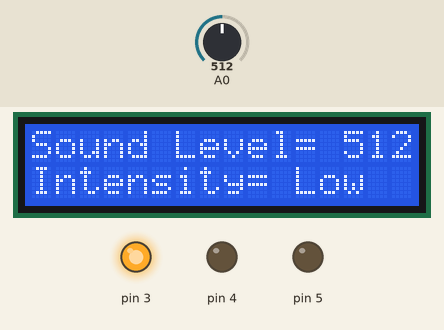
This sketch was run on a simulated Arduino Uno, built with avr-gcc and run on an emulated ATmega328P. Shown: 16×2 character LCD, output pins drawn as LEDs (lit = HIGH). The inputs (shaded band) are chosen by the test bench; at power-on: A0 = 512. What the sketch prints to the serial monitor is not drawn.

Above: at 1.2 s.
1.3 s: A0 set to 523
At 1.59 s:
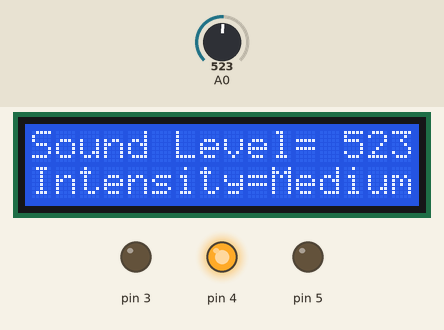
3.3 s: A0 set to 716
At 3.76 s:
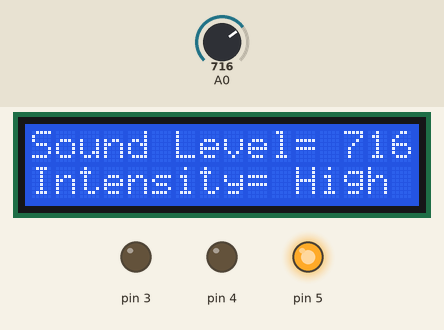
5.9 s: A0 set to 900
At 6.36 s:
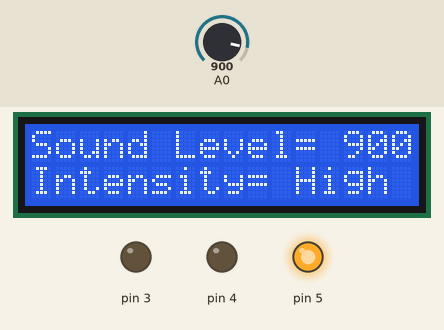
Timing chart, 0 to 8.9 s (numbered marks = the images above; inputs shaded):
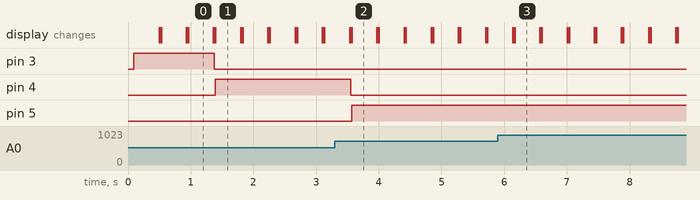

The sketch:

Sound_level_detector.ino
```cpp
#include <Wire.h>
#include <LiquidCrystal_I2C.h>

LiquidCrystal_I2C lcd(0x27, 16, 2);

class SoundSensor {
private:
  int pin;
  int ledLow;
  int ledMedium;
  int ledHigh;
  int soundMinThreshold;
  int soundMaxThreshold;

public:
  SoundSensor(int pin, int ledLow, int ledMedium, int ledHigh, int soundMinThreshold, int soundMaxThreshold)
    : pin(pin), ledLow(ledLow), ledMedium(ledMedium), ledHigh(ledHigh), soundMinThreshold(soundMinThreshold), soundMaxThreshold(soundMaxThreshold) {}

  void setup() {
    pinMode(pin, INPUT);
    pinMode(ledLow, OUTPUT);
    pinMode(ledMedium, OUTPUT);
    pinMode(ledHigh, OUTPUT);
  }

  void readAndDisplay() {
    long level = analogRead(pin);

    lcd.setCursor(0, 0);
    Serial.print("Sound Level: ");
    lcd.print("Sound Level= ");
    Serial.println(level);
    lcd.print(level);

    lcd.setCursor(0, 1);
    if (level <= soundMinThreshold) {
      lcd.print("Intensity= Low");
      digitalWrite(ledLow, HIGH);
    } else {
      digitalWrite(ledLow, LOW);
    }
    if (level > soundMinThreshold && level <= soundMaxThreshold) {
      lcd.print("Intensity=Medium");
      digitalWrite(ledMedium, HIGH);
    } else {
      digitalWrite(ledMedium, LOW);
    }
    if (level > soundMaxThreshold) {
      lcd.print("Intensity= High");
      digitalWrite(ledHigh, HIGH);
    } else {
      digitalWrite(ledHigh, LOW);
    }
    delay(400);
    lcd.clear();
  }
};

class LCDDisplay {
public:
  void setup() {
    Serial.begin(9600);
    lcd.init();
    lcd.backlight();
  }

  void clear() {
    lcd.clear();
  }
};

SoundSensor soundSensor(A0, 3, 4, 5, 522, 527);
LCDDisplay lcdDisplay;

void setup() {
  soundSensor.setup();
  lcdDisplay.setup();
}

void loop() {
  soundSensor.readAndDisplay();
}
```

Measured:
- the behaviour switches between 522 and 523 on A0 (found by bisection; images 0 and 1)
- after the input at 1.3 s, pin 3: HIGH → LOW after 0.08 s; pin 4: LOW → HIGH after 0.09 s; the display: first differs from a run without the input after 0.09 s (image 1)
- after the input at 3.3 s, pin 4: HIGH → LOW after 0.25 s; pin 5: LOW → HIGH after 0.27 s; the display: first differs from a run without the input after 0.27 s (image 2)
- after the input at 5.9 s, the display: first differs from a run without the input after 0.27 s (image 3)
- what the display in image 1 shows lasts 0.4 s, from 1.4 s to 1.8 s
